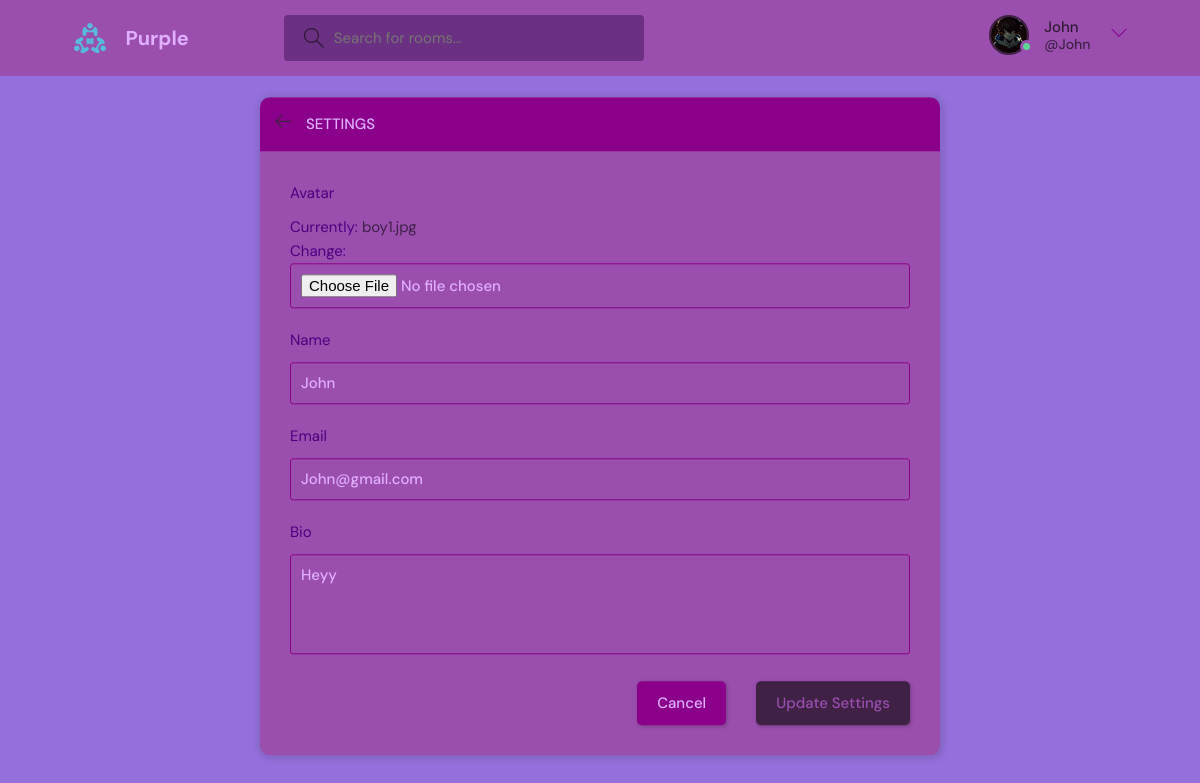
Page /settings/ (signed in) on the committed database.
### baseapp/models.py (models this page shows)
class User(AbstractUser):
    avatar = models.ImageField(null=True, default="avatar.svg")
    name = models.CharField(max_length=255, null=True)
    email = models.EmailField(unique=True)
    bio = models.TextField(null=True)
    USERNAME_FIELD = "email"
    REQUIRED_FIELDS = ["username"]

### baseapp/views.py (the view)
# urls.py: path("settings/", views.settings, name="settings"),
def settings(request):
    user = User.objects.get(id=request.user.id)
    form = UserForm(instance=user)
    if request.method == "POST":
        form = UserForm(request.POST, request.FILES, instance=user)
        if form.is_valid():
            form.save()
            return redirect("home")
    context = {
        "form": form,
    }
    return render(request, "settings.html", context)

### baseapp/form.py
class UserForm(ModelForm):
    class Meta:
        model = User
        fields = ["avatar", "name", "email", "bio"]

### baseapp/templates/settings.html (shortened to what this page needs)
{% extends "main.html" %}
{% block content %}
    <main class="create-room layout">
      <div class="container">
        <div class="layout__box">
          <div class="layout__boxHeader">
            <div class="layout__boxTitle">
              <a href="/">
                <svg
                  version="1.1"
                  xmlns="http://www.w3.org/2000/svg"
                  width="32"
                  height="32"
                  viewBox="0 0 32 32"
                >
                  <title>arrow-left</title>
                  <path
                    d="M13.723 2.286l-13.723 13.714 13.719 13.714 1.616-1.611-10.96-10.96h27.625v-2.286h-27.625l10.965-10.965-1.616-1.607z"
                  ></path>
                </svg>
              </a>
              <h3>Settings</h3>
            </div>
          </div>
          <div class="settings layout__body">
            <form class="form" action="" method="POST" enctype="multipart/form-data">
              {% for field in form %}
              <div class="form__group">
                <label for="{{field.name}}">{{field.label}}</label>
                {{field}}
              </div>
              {% endfor %}
              <div class="form__action">
                <a class="btn btn--dark" href="/">Cancel</a>
                <button class="btn btn--main" type="submit">Update Settings</button>
              </div>
            </form>
          </div>
        </div>
      </div>
    </main>
{% endblock %}

### baseapp/templates/navbar.html (shortened to what this page needs)
{% load static %}
{% block content %}
  <body>
    <header class="header header--loggedIn">
      <div class="container">
        <a href="/" class="header__logo">
          <img src="{% static 'img/logo.svg' %}" />
          <h1>Purple</h1>
        </a>
        <form class="header__search" method="GET">
          <label>
            <input name="q" placeholder="Search for rooms..." />
          </label>
        </form>
        <nav class="header__menu">
          {% if request.user.is_authenticated %}
          <div class="header__user">
            <a href="{{request.user.avatar.url}}">
              <div class="avatar avatar--medium active">
                <img src="{{request.user.avatar.url}}" />
              </div>
              <p>{{request.user.username}} <span>@{{request.user.username}}</span></p>
            </a>
            <button class="dropdown-button">
              <svg version="1.1" xmlns="http://www.w3.org/2000/svg" width="32" height="32" viewBox="0 0 32 32">
                <title>chevron-down</title>
                <path d="M16 21l-13-13h-3l16 16 16-16h-3l-13 13z"></path>
              </svg>
            </button>
          </div>
          {% else %}
           <a href="/prof_login">
            <img src="{% static 'img/avatar.svg' %}" />
            <p>Login</p>
          </a>
           {% endif %}
        </nav>
      </div>
    </header>
{% endblock %}

### rows in the picture
User: user.avatar (picture), user.username "John", form "John" "John@gmail.com" "Heyy"

### other values in the picture
{{ field.label }} "Avatar" "Name" "Email" "Bio"
